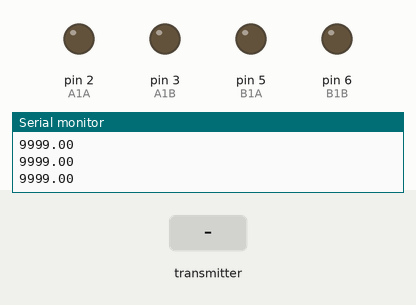
Recording of a sketch running on a simulated Arduino Uno, built with avr-gcc and run on an emulated ATmega328P. Shown: output pins drawn as LEDs (lit = HIGH), the last lines printed to the serial monitor. Dashed ring = blinking. The test bench sets the inputs (shaded band). No radio packets arrive unless stated.

Above: at 1.2 s.
1.3 s: the transmitter starts sending angle = 0
At 1.48 s:
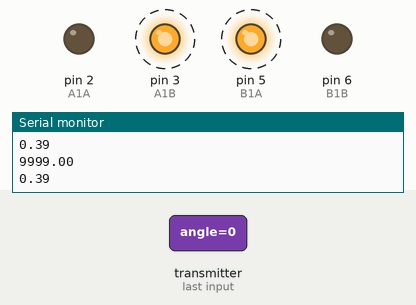
4.3 s: the transmitter starts sending angle = 45
At 4.3 s:
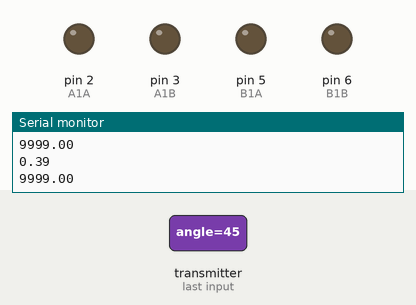
Timing chart, 0 to 7.3 s (numbered marks = the images above; inputs shaded):
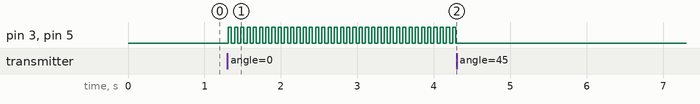

Measured:
- after the input at 1.3 s, pin 3 (A1B), pin 5 (B1A): alternates HIGH for 0.04 s and LOW for 0.04 s, starting at once
- after the input at 4.3 s, pin 3 (A1B), pin 5 (B1A): stops changing and stays LOW

The sketch:

motor-reciever-v2.ino
```cpp
/*
 * Esteban Wu, 3/25/21
 *
 * 2-Motor L9110 car with nRF24 receiver.
 * Note that the motors are meant to be oriented in
 * opposite directions - i. e., facing away from each
 * other, contacts facing toward or away from each
 * other.
 *
 * Now supports greater variety of directions
 * from the joystick remote controller (8).
 *
 * Uses the RF24 library for the RF24 class.
 *
 * Sources:
 * - Dejan Nedelkovski, www.HowToMechatronics.com
 */

#include <SPI.h>
#include <nRF24L01.h>
#include <RF24.h>
#include <math.h>

RF24 radio(7, 8);
// set channel for transmission/receiving
const byte address[6] = "00001";

// motor pins
const int A1A = 2;
const int A1B = 3;
const int B1A = 5;
const int B1B = 6;

const float threeQtr = 3.00/4.00;
const float qtr = 1.00/4.00;
const float half = 1.00/2.00;

void setup() {
  // set up serial monitor
  Serial.begin(9600);
  while (!Serial);
  // radio set up
  radio.begin();
  radio.openReadingPipe(0, address);
  radio.setPALevel(RF24_PA_MIN);
  radio.startListening(); // denotes receiver
  // motors
  pinMode(A1A, OUTPUT);
  pinMode(A1B, OUTPUT);
  pinMode(B1A, OUTPUT);
  pinMode(B1B, OUTPUT);
}

void loop() {
  double angle = 9999; // set to a value that will never occur
  if (radio.available()) { // get angle from remote
    radio.read(&angle, sizeof(angle));
    angle = angle + ((1.00/8.00) * M_PI); // shift to align
  }
  Serial.println(angle);
  /* To make the direction calculations a little easier, let's use
   * the following to determine direction:
   * Picture a circle, with 12 o'clock being angle pi (also -pi),
   * 6 o'clock 0, 3 o'clock 1/2 * pi and 9 o'clock -1/2 * pi.
   *
   * Forward = -1/4 * pi to -pi
   * Right forward = pi to 3/4 * pi
   * Right = 3/4 * pi to 1/2 * pi
   * Right back = 1/2 * pi to 1/4 * pi
   * Back  = 1/4 * pi to 0
   * Left back = 0 to -1/4 * pi
   * Left = -1/4 * pi to -1/2 * pi
   * Left forward = -1/2 * pi to -3/4 * pi
   *
   * Note that we have to shift the input angle, as we want 12
   * o'clock on the joystick to align with the middle of the
   * forward wedge (-7/8 * pi).
   */

  if ((angle <= (-threeQtr * M_PI) && angle >= (-M_PI)) || (angle >= M_PI && angle <= (2 * M_PI))) { // forward
    motorA('F');
    motorB('F');
  } else if (angle <= (threeQtr * M_PI) && angle >= (half * M_PI)) { // right
    motorA('B');
    motorB('F');
  } else if (angle >= (-half * M_PI) && angle <= (-qtr * M_PI)) { // left
    motorA('F');
    motorB('B');
  } else if (angle <= M_PI && angle >= (threeQtr * M_PI)) { // forward right
    motorA('O');
    motorB('F');
  } else if (angle >= (-threeQtr * M_PI) && angle <= (-half * M_PI)) { // forward left
    motorA('F');
    motorB('O');
  } else if (angle >= (0 * M_PI) && angle <= (qtr * M_PI)) { // back
    motorA('B');
    motorB('B');
  } else if (angle <= (half * M_PI) && angle >= (qtr * M_PI)) { // back right
    motorA('O');
    motorB('B');
  } else if (angle >= (-qtr * M_PI) && angle <= 0) { // back left
    motorA('B');
    motorB('O');
  } else { // off
    motorA('O');
    motorB('O');
  }
  delay(40);
}


/*
 *  Controls motor A, and changes motor state based
 *  on the following input:
 *  'R' - turns motor "forward"
 *  'L' - turns motor "backward"
 *  'O' - turns motor off
 *
 */
void motorA(char c) {
  if (c == 'F') {
    digitalWrite(A1A, HIGH);
    digitalWrite(A1B, LOW);
  } else if (c == 'B') {
    digitalWrite(A1A, LOW);
    digitalWrite(A1B, HIGH);
  } else {
    digitalWrite(A1A, LOW);
    digitalWrite(A1B, LOW);
  }
}

/*
 *  Controls motor B, and changes motor state based
 *  on the following input:
 *  'F' - turns motor "forward"
 *  'B' - turns motor "backward"
 *  'O' - turns motor off
 *
 */
void motorB(char c) {
  if (c == 'F') {
    digitalWrite(B1A, LOW);
    digitalWrite(B1B, HIGH);
  } else if (c == 'B') {
    digitalWrite(B1A, HIGH);
    digitalWrite(B1B, LOW);
  } else {
    digitalWrite(B1A, LOW);
    digitalWrite(B1B, LOW);
  }
}
```
